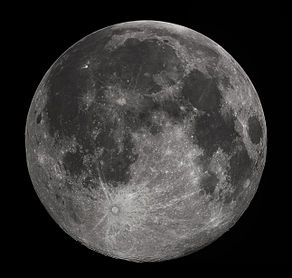
#> input picture Masking image object/moon.jpg, 292 x 278 px
$ python CropUsingSingleCircle.py
#> lines starting #> are read from the running program, lines starting #| are printed output that depends on the picture; after the words box and inside, x2 and y2 are one past the last pixel; in counts of white or black regions, pixels touching at a corner belong together
import numpy as np
from PIL import Image, ImageDraw

# Open the input image as numpy array, convert to RGB
img=Image.open("moon.jpg").convert("RGB")
#> img is the input picture: PIL image 292x278 RGB; mean R, G, B 53.6, 52.5, 51.6
npImage=np.array(img)
h,w=img.size
#> h = 292; w = 278

# Create same size alpha layer with circle
alpha = Image.new('L', img.size,0)
#> alpha: PIL image 292x278 L; every value is 0
draw = ImageDraw.Draw(alpha)
draw.pieslice([20,20,h-20,w-20],0,360,fill=255)

# Convert alpha Image to numpy array
npAlpha=np.array(alpha)
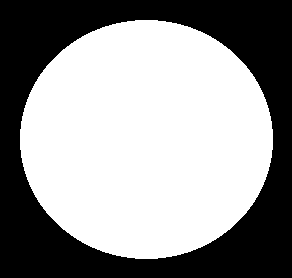
#> npAlpha: shape (278, 292); 58.5% white; 1 black region, box (x1, y1, x2, y2) and area: (0, 0, 292, 278) 33717

# Add alpha layer to RGB
npImage=np.dstack((npImage,npAlpha))
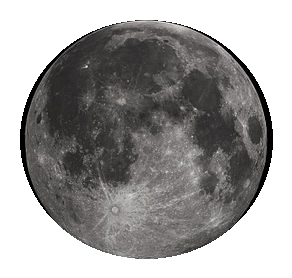
#> npImage: shape (278, 292, 4); mean R, G, B, A 53.6, 52.5, 51.6, 149.1; transparent parts drawn white

# Save with alpha
Image.fromarray(npImage).save('result.png')

$ run again, with Masking image object/sun.jpeg copied over Masking image object/moon.jpg
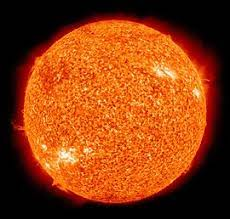
#> input picture Masking image object/sun.jpeg, 230 x 219 px
#> img is the input picture: PIL image 230x219 RGB; mean R, G, B 138.4, 60.5, 16.5
#> alpha: PIL image 230x219 L; every value is 0
#> `npAlpha=np.array(alpha)`:
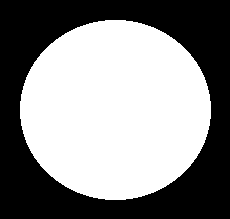
#> npAlpha: shape (219, 230); 53.6% white; 1 black region, box (x1, y1, x2, y2) and area: (0, 0, 230, 219) 23386
#> `npImage=np.dstack((npImage,npAlpha))`:
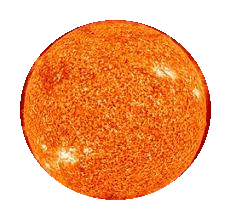
#> npImage: shape (219, 230, 4); mean R, G, B, A 138.4, 60.5, 16.5, 136.6; transparent parts drawn white

$ run again, with Masking image object/sun3.jpeg copied over Masking image object/moon.jpg
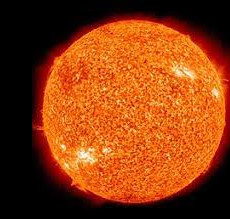
#> input picture Masking image object/sun3.jpeg, 230 x 219 px
#> img is the input picture: PIL image 230x219 RGB; mean R, G, B 136.2, 60.2, 16.8
#> alpha: PIL image 230x219 L; every value is 0
#> `npAlpha=np.array(alpha)`:
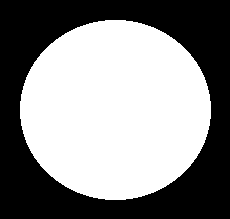
#> npAlpha: shape (219, 230); 53.6% white; 1 black region, box (x1, y1, x2, y2) and area: (0, 0, 230, 219) 23386
#> `npImage=np.dstack((npImage,npAlpha))`:
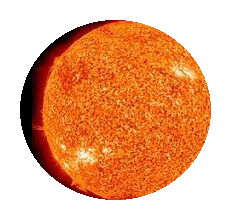
#> npImage: shape (219, 230, 4); mean R, G, B, A 136.2, 60.2, 16.8, 136.6; transparent parts drawn white
